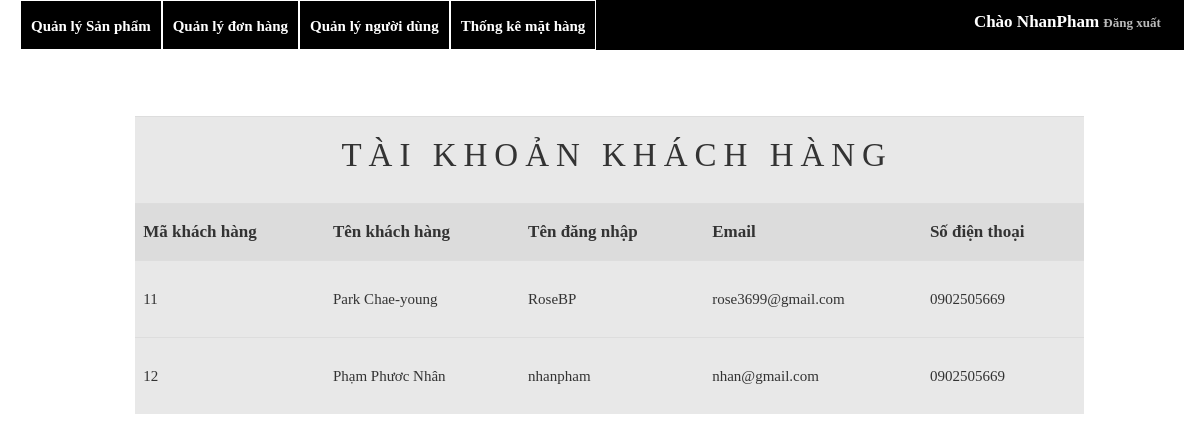
The app's page /admin/admin.php?view=users (signed in) with its own data.
### tables this page shows
CREATE TABLE `user` (
  `id` int(5) NOT NULL,
  `username` varchar(50) DEFAULT NULL,
  `password` varchar(50) DEFAULT NULL,
  `email` varchar(50) DEFAULT NULL,
  `phone` varchar(50) DEFAULT NULL,
  `name` varchar(50) DEFAULT NULL
);

### admin/users.php (the view, shortened to what this page needs)
<div style="width: 85%" id="listProduct">
  <table  class="table table-hover"  >
      <tr>
      	  <td colspan="5"> <p style="text-align:center;font-weight: normal; font-size:33px;letter-spacing: 7px; text-transform: uppercase">&nbsp;Tài khoản khách hàng</p> </td>
      </tr>
      <tr id="tr1pr">
           <td>Mã khách hàng</td>
           <td>Tên khách hàng</td>
           <td>Tên đăng nhập</td>
           <td>Email</td>
           <td>Số điện thoại</td>
      </tr>
      <?php
            $sql_list = "SELECT * FROM user";
            $result_list = $connect->query($sql_list);
            while($row = $result_list->fetch_assoc()){
       ?>
       <tr id="tr2pr_<?php echo $row['id']; ?>">
             <td> <?php echo $row["id"]; ?></td>
             <td> <?php echo $row["name"]; ?></td>
             <td> <?php echo $row["username"]; ?></td>
             <td> <?php echo $row["email"]; ?></td>
             <td> <?php echo $row["phone"]; ?> </td>
       </tr>
      <?php } ?>
  </table>
</div>

### admin/index.css (style rules this page uses)
body { margin: 0; padding: 0; font-family: Tahoma; font-size: 15px; }
#tr1pr { height: 50px; font-weight: bold; font-size: 17px; }
#tr1pr td { background: #80808047; line-height: 40px; }
table.table tbody td { background: #8080802e;; line-height: 60px; }
#listProduct { margin: 5% 8%; width: 85%; }

### records on screen
user: id "11", name "Park Chae-young", username "RoseBP", email "rose3699@gmail.com", phone "0902505669"
user: id "12", name "Phạm Phươc Nhân", username "nhanpham", email "nhan@gmail.com", phone "0902505669"

### other values on screen
$_SESSION['Username'] "NhanPham"
